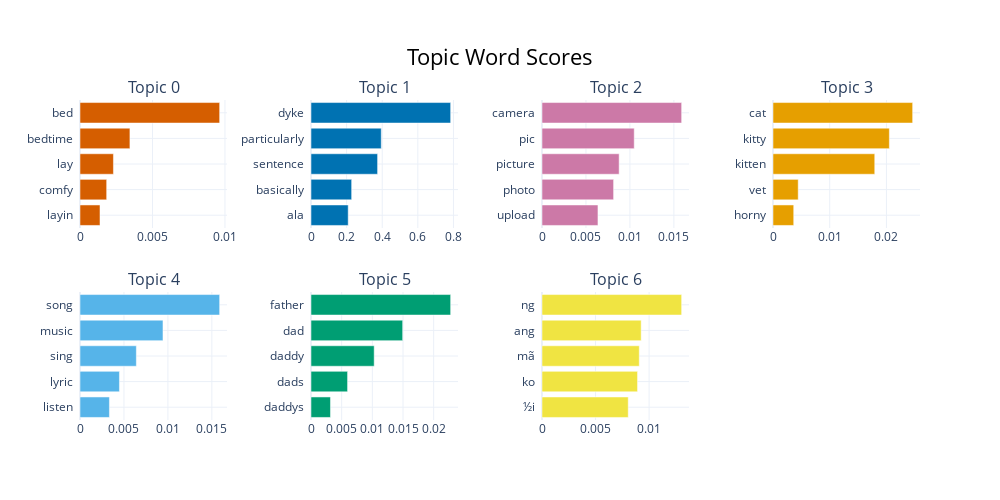

Source (notebook cell):
### Code cell
model.visualize_barchart(top_n_topics = 7)

### Figure 1 — Plotly figure (JSON) as saved in the notebook; plotly's stock layout.template omitted (floating-point values rounded to 4 significant figures)
{"data": [{"marker": {"color": "#D55E00"}, "orientation": "h", "type": "bar", "x": [0.001379, 0.00184, 0.002306, 0.003444, 0.009635], "xaxis": "x", "y": ["layin  ", "comfy  ", "lay  ", "bedtime  ", "bed  "], "yaxis": "y"}, {"marker": {"color": "#0072B2"}, "orientation": "h", "type": "bar", "x": [0.2089, 0.2283, 0.3739, 0.3945, 0.7843], "xaxis": "x2", "y": ["ala  ", "basically  ", "sentence  ", "particularly  ", "dyke  "], "yaxis": "y2"}, {"marker": {"color": "#CC79A7"}, "orientation": "h", "type": "bar", "x": [0.006365, 0.008144, 0.008773, 0.01049, 0.01588], "xaxis": "x3", "y": ["upload  ", "photo  ", "picture  ", "pic  ", "camera  "], "yaxis": "y3"}, {"marker": {"color": "#E69F00"}, "orientation": "h", "type": "bar", "x": [0.003653, 0.004445, 0.01794, 0.02051, 0.02462], "xaxis": "x4", "y": ["horny  ", "vet  ", "kitten  ", "kitty  ", "cat  "], "yaxis": "y4"}, {"marker": {"color": "#56B4E9"}, "orientation": "h", "type": "bar", "x": [0.003347, 0.004485, 0.00641, 0.009438, 0.01588], "xaxis": "x5", "y": ["listen  ", "lyric  ", "sing  ", "music  ", "song  "], "yaxis": "y5"}, {"marker": {"color": "#009E73"}, "orientation": "h", "type": "bar", "x": [0.003175, 0.005962, 0.0103, 0.01495, 0.02277], "xaxis": "x6", "y": ["daddys  ", "dads  ", "daddy  ", "dad  ", "father  "], "yaxis": "y6"}, {"marker": {"color": "#F0E442"}, "orientation": "h", "type": "bar", "x": [0.008051, 0.008919, 0.009081, 0.009258, 0.01304], "xaxis": "x7", "y": ["½i  ", "ko  ", "mã  ", "ang  ", "ng  "], "yaxis": "y7"}], "layout": {"annotations": [{"font": {"size": 16}, "showarrow": false, "text": "Topic 0", "x": 0.0875, "xanchor": "center", "xref": "paper", "y": 1, "yanchor": "bottom", "yref": "paper"}, {"font": {"size": 16}, "showarrow": false, "text": "Topic 1", "x": 0.3625, "xanchor": "center", "xref": "paper", "y": 1, "yanchor": "bottom", "yref": "paper"}, {"font": {"size": 16}, "showarrow": false, "text": "Topic 2", "x": 0.6375, "xanchor": "center", "xref": "paper", "y": 1, "yanchor": "bottom", "yref": "paper"}, {"font": {"size": 16}, "showarrow": false, "text": "Topic 3", "x": 0.9125, "xanchor": "center", "xref": "paper", "y": 1, "yanchor": "bottom", "yref": "paper"}, {"font": {"size": 16}, "showarrow": false, "text": "Topic 4", "x": 0.0875, "xanchor": "center", "xref": "paper", "y": 0.4, "yanchor": "bottom", "yref": "paper"}, {"font": {"size": 16}, "showarrow": false, "text": "Topic 5", "x": 0.3625, "xanchor": "center", "xref": "paper", "y": 0.4, "yanchor": "bottom", "yref": "paper"}, {"font": {"size": 16}, "showarrow": false, "text": "Topic 6", "x": 0.6375, "xanchor": "center", "xref": "paper", "y": 0.4, "yanchor": "bottom", "yref": "paper"}], "height": 500, "hoverlabel": {"bgcolor": "white", "font": {"family": "Rockwell", "size": 16}}, "showlegend": false, "title": {"font": {"color": "Black", "size": 22}, "text": "Topic Word Scores", "x": 0.5, "xanchor": "center", "yanchor": "top"}, "width": 1000, "xaxis": {"anchor": "y", "domain": [0, 0.175], "showgrid": true}, "xaxis2": {"anchor": "y2", "domain": [0.275, 0.45], "showgrid": true}, "xaxis3": {"anchor": "y3", "domain": [0.55, 0.725], "showgrid": true}, "xaxis4": {"anchor": "y4", "domain": [0.825, 1], "showgrid": true}, "xaxis5": {"anchor": "y5", "domain": [0, 0.175], "showgrid": true}, "xaxis6": {"anchor": "y6", "domain": [0.275, 0.45], "showgrid": true}, "xaxis7": {"anchor": "y7", "domain": [0.55, 0.725], "showgrid": true}, "xaxis8": {"anchor": "y8", "domain": [0.825, 1], "showgrid": true}, "yaxis": {"anchor": "x", "domain": [0.6, 1], "showgrid": true}, "yaxis2": {"anchor": "x2", "domain": [0.6, 1], "showgrid": true}, "yaxis3": {"anchor": "x3", "domain": [0.6, 1], "showgrid": true}, "yaxis4": {"anchor": "x4", "domain": [0.6, 1], "showgrid": true}, "yaxis5": {"anchor": "x5", "domain": [0, 0.4], "showgrid": true}, "yaxis6": {"anchor": "x6", "domain": [0, 0.4], "showgrid": true}, "yaxis7": {"anchor": "x7", "domain": [0, 0.4], "showgrid": true}, "yaxis8": {"anchor": "x8", "domain": [0, 0.4], "showgrid": true}}}
